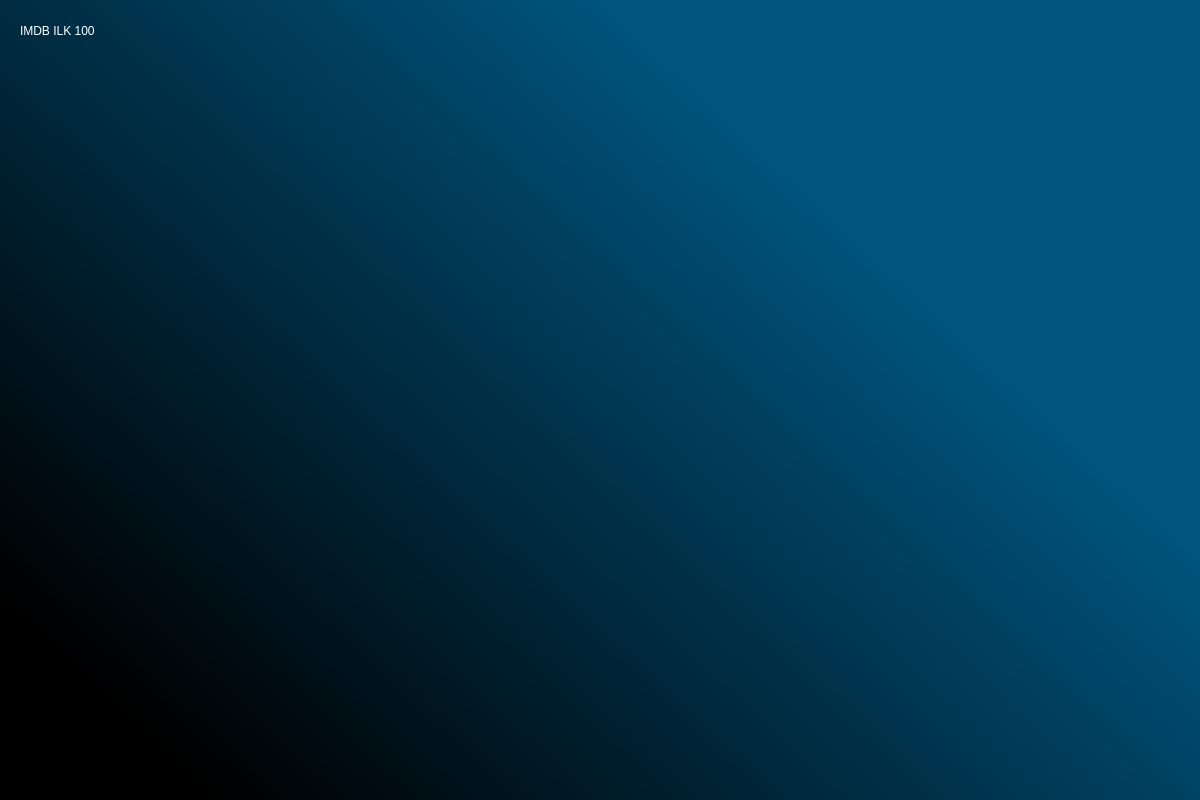
<?xml version="1.0" encoding="UTF-8"?>
<ui version="4.0">
 <class>Dialog</class>
 <widget class="QDialog" name="Dialog">
  <property name="geometry">
   <rect>
    <x>0</x>
    <y>0</y>
    <width>1200</width>
    <height>800</height>
   </rect>
  </property>
  <property name="windowTitle">
   <string>Dialog</string>
  </property>
  <widget class="QWidget" name="widget" native="true">
   <property name="geometry">
    <rect>
     <x>0</x>
     <y>0</y>
     <width>1200</width>
     <height>800</height>
    </rect>
   </property>
   <property name="styleSheet">
    <string notr="true">QWidget#widget{
background-color:qlineargradient(spread:pad, x1:0.119403, y1:0.915, x2:0.811, y2:0.420909, stop:0 rgba(0, 0, 0, 255), stop:1 rgba(0, 85, 127, 255));
}</string>
   </property>
   <widget class="QListWidget" name="listWidget">
    <property name="geometry">
     <rect>
      <x>20</x>
      <y>60</y>
      <width>1161</width>
      <height>711</height>
     </rect>
    </property>
    <property name="styleSheet">
     <string notr="true">border-radius:20px;
background-color:rgba(0,0,0,0);
color:rgb(255, 255, 255);
font: 12pt &quot;MS Sans Serif&quot;;</string>
    </property>
   </widget>
   <widget class="QLabel" name="label">
    <property name="geometry">
     <rect>
      <x>20</x>
      <y>20</y>
      <width>311</width>
      <height>21</height>
     </rect>
    </property>
    <property name="styleSheet">
     <string notr="true">font: 15pt &quot;MS Sans Serif&quot;;
color:rgb(255, 255, 255)</string>
    </property>
    <property name="text">
     <string>IMDB ILK 100</string>
    </property>
   </widget>
  </widget>
 </widget>
 <resources/>
 <connections/>
</ui>
